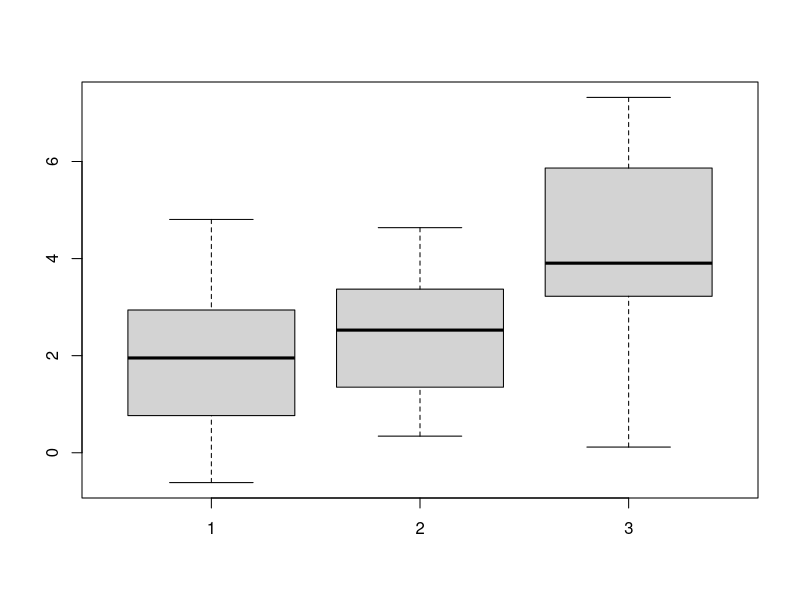
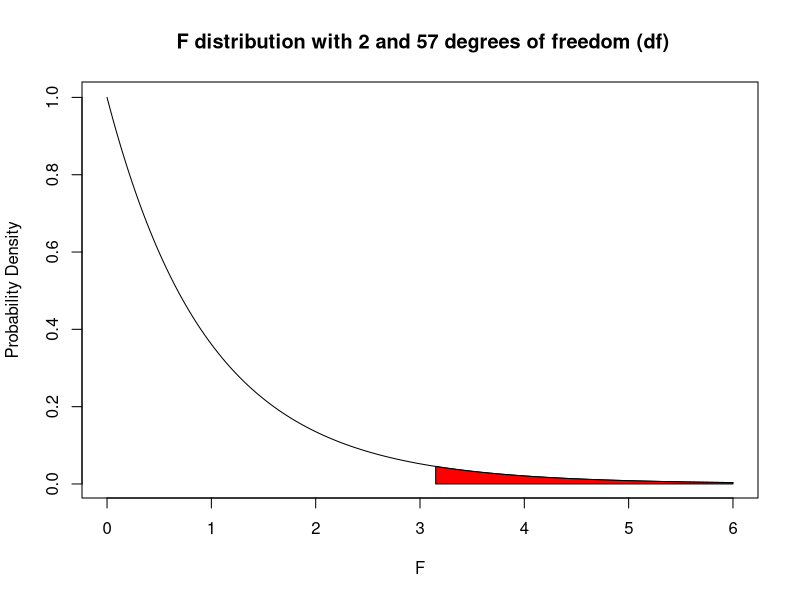
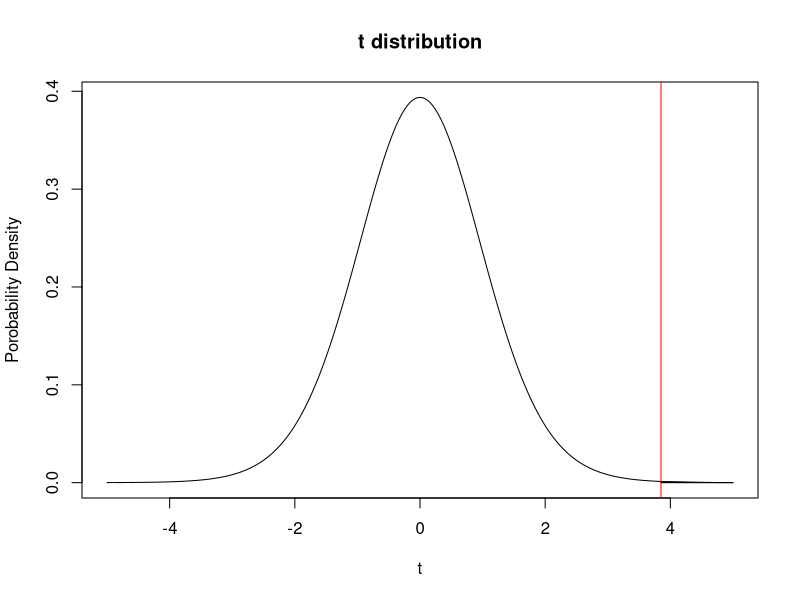

Write R code to recreate these figures, in order.
## ---- chunk 1
# We are going to need to load a package called dplyr for this. If you do not have 
# the dplyr package, then please run install.packages("dplyr") in the console first.
library(dplyr)
## ---- chunk 2
# Use a sample size of 20 for all of the samples. Set the mean of the first two samples as 2 and set the 
# mean of the last sample as 4. Use a standard deviation of 1.5 for all samples. We are going to call
# the three samples x1, x2, and x3. 
x1 = rnorm(20, mean = 2, sd = 1.5)
x2 = rnorm(20, mean = 2, sd = 1.5)
x3 = rnorm(20, mean = 4, sd = 1.5)
# Let's look at the mean and spread of each of our samples using the boxplot() function. 
boxplot(x1,x2,x3)
## ---- chunk 3
# Let's bind the example data together using cbind() and then put it into a dataframe with data.frame(). 
# Let's call our new dataframe data. 
data = data.frame(cbind(x1,x2,x3))

# Take a look at the dataframe we just made. Right now we have each group organized into a different 
# column. This format is easy for a person to understand but hard for a computer to understand. It is not
# tidy. We need to organize it so that all of the sample values are in one column and the group each 
# value belongs to is in a 2nd column. We can do this very easily with the stack() function which 
# automatically organizes our data this way. 
data = stack(data)
  
# look at our reorganized dataframe and think about how it has changed. 
View(data)  
  
# The last thing we are going to do is use dplyr's rename() function to change the column name "ind" to 
# "group".
data = rename(data, group = ind)

# Now our data is all set for ANOVA!
## ---- chunk 4
# In order to run an ANOVA test, we are going to need to use R's linear regression function lm()
# Why are we using linear regression for ANOVA? Because ANOVA is actually a special application of linear
# regression! We may explore this more in future workshops, but for now do not worry about it. 

# Run help(lm). Focus on the first two arguments. 
help(lm)

# Wait, what is a formula class object? 
# Formula class objects are specified using a tilde (~) and are used to specify a relationship between 
# two vectors.
# Essentially, when you type A~B you are saying that you want to test if variable A is dependent on B.
# The first term is the response variable in your data and the second is the explanatory variable. 
# The specifics of what a formula object actually is in R are complicated and beyond this workshop. 
# If you want more details, look up ?formula after the workshop.  

# Ok, now we can actually use lm() by specifying the formula and data arguments. Run lm and save the 
# output in a variable named Av_object
# Hint: what are our response and explanatory variables? Specify the variables using the column names.
Av_object = lm(values~group,data = data) 

# Now we are ready to actually run the ANOVA test using the anova() function. 
anova(Av_object)

## ---- chunk 5
# Let's create the F distribution using the df function.
# Run help(df) and focus on the first 3 arguments. 
help(df)

# It works almost exactly like the dt function but with 2 inputs for degrees of freedom. 
# df1 is the group degrees of freedom and df2 is for the error degrees of freedom. 
# Go to slide 8 if you need a refresher on how to calculate degrees of freedom. 
# Create a sequence between 0 and 5 using seq() and call it x. 
# Save you f distribution as a variable called fdistr. 
x = seq(0,6,by = 0.001)
fdistr = df(x,df1 = 2, df2 = 57)

# Now let's plot the F distribution. Refer back to how we plotted the t-distribution. 
plot(x,fdistr,type="l",
     xlab="F",
     ylab="Probability Density",
     main =" F distribution with 2 and 57 degrees of freedom (df)") + polygon(c(x[x >= 3.15], max(x), 3.15), c(fdistr[x >= 3.15], 0, 0), col = "red")

# append this line of code to look at the rejection region.
# + polygon(c(x[x >= 3.15], max(x), 3.15), c(fdistr[x >= 3.15], 0, 0), col = "red") #

# Scroll back up to our ANOVA table, where does your F value fall on this graph? does it make sense 
# that you were/weren't able to reject the null?
## ---- chunk 6
# Try running help(pairwise.t.test)
help(pairwise.t.test)

# Note that rather than using a formula object, you just specify the two columns you are looking at in 
# your dataframe using dataframe$column_name

# For educational purposes, let's do a pairwise t-test with NO p-value adjustment whatsoever ("none"). 
pairwise.t.test(data$values, data$group, p.adj = "none", alternative = "two.sided")

## ---- chunk 7
# Perform a pairwise t-test using the Bonferroni method ("bonf")
pairwise.t.test(data$values, data$group, p.adj = "bonf",alternative = "two.sided")

# Can you see the difference between the un-adjusted P-values and the adjusted P-values? 
# They have been multiplied by the number of tests you did (3)!
## ---- chunk 8
# Create a t-distribution just like what we did in the t-test section.
x = seq(-5,5,by = 0.001)
tdistr = dt(x,19)
plot(x,tdistr,type = "l",main = "t distribution",xlab = "t",ylab = "Porobability Density") + polygon(c(x[x>=3.85], max(x), 3.85), c(tdistr[x>=3.85], 0, 0), col = "red") + abline(v = 3.85, col = "red")

# Add the code below to your plot to create a rejection region using our altered P-value. 
# + polygon(c(x[x>=3.85], max(x), 3.85), c(tdistr[x>=3.85], 0, 0), col="red") #
# 3.85 is the adjusted critical value for sample size = 20 and 50 tests. 

# Can you even see the rejection region? let's draw a line to make it more clear.
# + abline(v=3.85, col="red") #
## ---- chunk 9
# We are going to create a set of P-values that we theoretically could have gotten from performing 10 
# tests. 
p_values=c(0.38,0.022,0.45,0.04,0.06,0.008,0.001,0.15,0.013,0.59)

# Then, the first step of the Benjamini Hochberg method is to order the P-values from largest to 
# smallest. We are going to do this using the sort() function. Call this sorted vector p_sort
p_sort=sort(p_values)

# Now we are going to create a rank for every p-value. create a list from 1 to 10 using c() and call
# it rank.  
rank = c(1,2,3,4,5,6,7,8,9,10)

# Now use cbind to bind the rank and the sorted P-values into a dataframe (should be familiar to what we
# did when creating the dataframe for ANOVA). Call this new dataframe BH_df. 
BH_df = data.frame(cbind(p_sort,rank))

# The last step is the most important one. We are going to compare our ordered P-values to a set of BH 
# critical values. BH critical values are calculated as i/m*Q where:
# i = the rank of the test. 
# m = the total number of tests. 
# Q equals the false discovery rate we are aiming for (0.05)
# Now we will use the mutate function to create a new column with the critical values for each test.
# The mutate function takes the values from other columns and uses an equation to calculate the values 
# for a new column. 
# the mutate function is in the form mutate(dataframe, new_column_name = equation)
BH_df = mutate(BH_df, critical_val = rank/10*0.05)
View(BH_df)

# Let's look at our dataframe. 
## ---- chunk 10
# Let's perform a pairwise t-test using the Benjamini-Hochberg adjustment. 
# We are going to go back to using the dataframe we made from the three samples we made at the beginning # of this workshop (the one we called data).
pairwise.t.test(data$values, data$group, p.adj = "BH",alternative="two.sided")

## ---- chunk 11
# Do the Bonferroni adjustment one more time and compare it to the BH method.
pairwise.t.test(data$values, data$group, p.adj = "bonf",alternative="two.sided")
